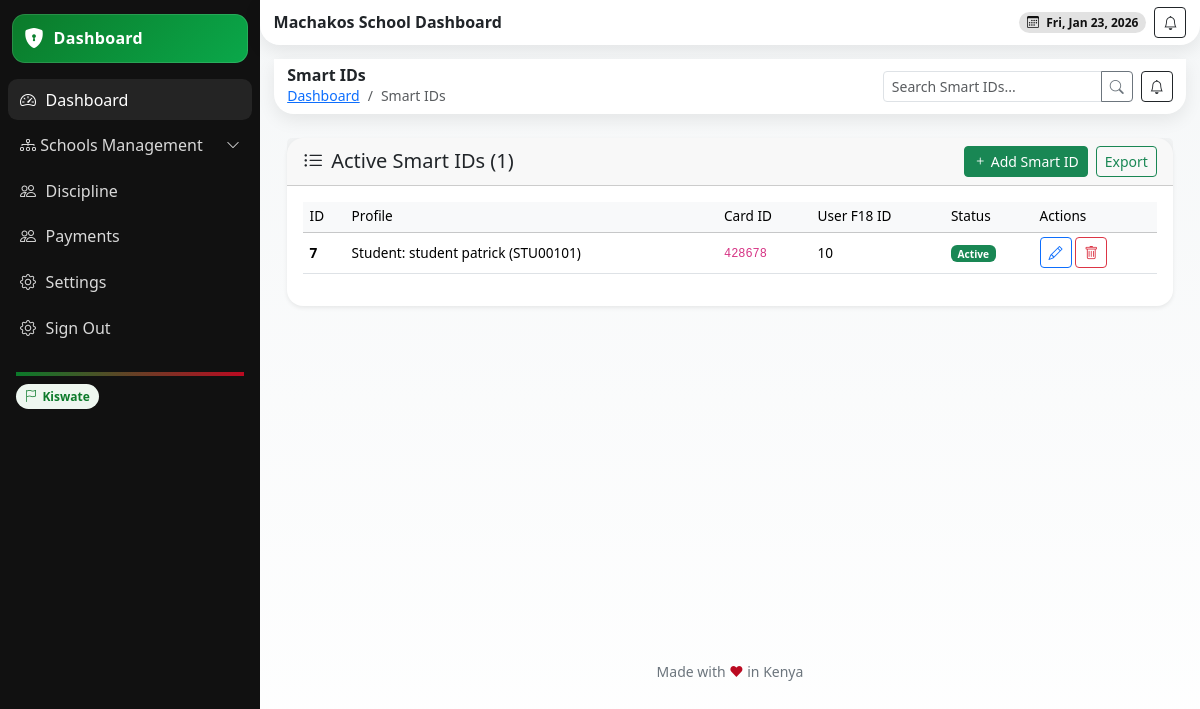
The page /smartids/ (signed in) on the database its author committed.
### school/models.py (models this page shows, shortened)
class School(models.Model):
    name = models.CharField(max_length=255)
    school_admin = models.OneToOneField(User, on_delete=models.CASCADE, related_name='school_admin_profile')
    code = models.CharField(max_length=50, unique=True)
    address = models.TextField(blank=True)
    contact_email = models.EmailField()
    contact_phone = models.CharField(max_length=15)
    county = models.ForeignKey(County, on_delete=models.SET_NULL, null=True, blank=True)
    city = models.ForeignKey(City, on_delete=models.SET_NULL, null=True, blank=True)
    constituency = models.ForeignKey(Constituency, on_delete=models.SET_NULL, null=True, blank=True)
    sub_county = models.ForeignKey(SubCounty, on_delete=models.SET_NULL, null=True, blank=True)
    ward = models.ForeignKey(Ward, on_delete=models.SET_NULL, null=True, blank=True)
    created_at = models.DateTimeField(auto_now_add=True)
    is_active = models.BooleanField(default=True)

class SmartID(models.Model):
    profile = models.OneToOneField(User, on_delete=models.CASCADE)
    id_uuid = models.UUIDField(default=uuid.uuid4, editable=False, unique=True)
    card_id = models.CharField(max_length=100, unique=True, db_index=True)  # Physical card ID
    user_f18_id = models.CharField(max_length=100, unique=True, db_index=True)
    qr_code = models.ImageField(upload_to='smart_ids/', blank=True)  # Generated QR
    is_active = models.BooleanField(default=True)
    biometric_data = models.JSONField(blank=True, null=True)  # Optional biometric hash
    issued_at = models.DateTimeField(auto_now_add=True)
    last_used = models.DateTimeField(blank=True, null=True)  # Last time the ID was used
    school = models.ForeignKey(School, on_delete=models.CASCADE, related_name='smart_ids')

class Student(models.Model):
    user = models.OneToOneField(User, on_delete=models.CASCADE)
    student_id = models.CharField(max_length=50, unique=True, db_index=True)
    date_of_birth = models.DateField()
    gender = models.CharField(max_length=10, choices=GENDER_CHOICES)
    enrollment_date = models.DateField()
    grade_level = models.ForeignKey(Grade, on_delete=models.CASCADE, related_name='students')
    stream = models.ForeignKey(Streams, on_delete=models.CASCADE, related_name='student_stream', blank=True, null=True)
    bio = models.TextField(blank=True)
    parents = models.ManyToManyField(Parent, blank=True, related_name='children')
    profile_picture = models.ImageField(upload_to='students/', blank=True)
    school = models.ForeignKey(School, on_delete=models.CASCADE)
    is_active = models.BooleanField(default=True)

### userauths/models.py (models this page shows)
class User(AbstractUser):
    COUNTRY_CURRENCY_MAP = {
        'KENYA': 'KES',
        'UGANDA': 'UGX',
    }
    username = None  # Disable username field
    phone_number = models.CharField(max_length=15, unique=True)
    country = models.CharField(max_length=15,blank=True, null=True)
    email = models.EmailField(unique=True)
    first_name = models.CharField(max_length=50)
    last_name = models.CharField(max_length=50)
    is_staff = models.BooleanField(default=False)
    is_superuser = models.BooleanField(default=False)
    is_admin = models.BooleanField(default=False)
    school_staff = models.BooleanField(default=False)
    is_student = models.BooleanField(default=False)
    is_teacher = models.BooleanField(default=False)
    is_parent = models.BooleanField(default=False)
    is_active = models.BooleanField(default=True)
    is_verified = models.BooleanField(default=False)
    created_at = models.DateTimeField(auto_now_add=True)
    updated_at = models.DateTimeField(auto_now=True)
    objects = CustomUserManager()
    USERNAME_FIELD = 'email'  # Use email as the username field
    REQUIRED_FIELDS = ['first_name', 'last_name', 'phone_number']  # Required fields for createsuperuser
    class Meta:
        ordering = ['-created_at']
    def __str__(self):
        return self.email

### school/views.py (the view, shortened to what this page needs)
# urls.py: path('smartids/', views.smartid_list, name='smartid-list'),
@login_required
def smartid_list(request):
    school = getattr(request.user, "school_admin_profile", None)
    if not isinstance(school, School):
        logger.warning(f"Permission denied for user {request.user.email}")
        messages.error(request, "You do not have permission to access Smart IDs.")
        return redirect("school:dashboard")
    query = request.GET.get('q', '')
    smartids = SmartID.objects.filter(
        school=school,
        is_active=True
    ).select_related(
        'profile',
        'profile__student',
        'profile__staffprofile'
    )
    form = SmartIDForm(school=school)
    return render(request, 'school/smartid_list.html', {
        'smartids': smartids,
        'form': form,
        'school': school,
        'query': query,
    })

### school/forms.py
class SmartIDForm(BaseForm):
    class Meta:
        model = SmartID
        fields = ['profile', 'card_id', 'user_f18_id', 'is_active']
        widgets = {
            'card_id': forms.TextInput(attrs={'placeholder': 'Physical card serial'}),
            'user_f18_id': forms.TextInput(attrs={'placeholder': 'F18 user ID'}),
        }
    def __init__(self, *args, school=None, **kwargs):
        super().__init__(*args, school=school, **kwargs)
        if school:
            self.fields['profile'].queryset = User.objects.filter(
                Q(student__school=school) |
                Q(staffprofile__school=school) |
                Q(parent__school=school)
            ).distinct().select_related(
                'student',
                'staffprofile',
                'parent'
            )

### templates/school/smartid_list.html (shortened to what this page needs)
{% extends 'school/base.html' %}
{% load static %}
{% block content %}
<header class="header d-flex align-items-center justify-content-between">
<div class="d-flex align-items-center gap-2">
<div>
<h6 class="m-0 fw-bold">Smart IDs</h6>
<nav aria-label="breadcrumb" class="small">
<ol class="breadcrumb mb-0">
<li class="breadcrumb-item"><a href="{% url 'school:dashboard' %}">Dashboard</a></li>
<li class="breadcrumb-item active" aria-current="page">Smart IDs</li>
</ol>
</nav>
</div>
</div>
<div class="d-flex align-items-center gap-2">
<form method="get" class="d-inline">
<div class="input-group input-group-sm" style="width: 250px;">
<input type="text" name="q" class="form-control" placeholder="Search Smart IDs..." value="{{ query }}">
<button class="btn btn-outline-secondary" type="submit"><i class="bi bi-search"></i></button>
</div>
</form>
<button class="btn btn-sm btn-outline-dark"><i class="bi bi-bell"></i></button>
</div>
</header>
<section class="content container-fluid py-4">
<div class="card shadow-sm border-0 rounded-4">
<div class="card-header d-flex justify-content-between align-items-center">
<h5 class="mb-0"><i class="bi bi-list-ul me-2"></i>Active Smart IDs ({{ smartids.count }})</h5>
<div class="d-flex gap-2">
<button class="btn btn-sm btn-success" data-bs-toggle="modal" data-bs-target="#smartIDModal" data-mode="create">
<i class="bi bi-plus"></i> Add Smart ID
</button>
<a href="#" class="btn btn-sm btn-outline-success" data-bs-toggle="modal" data-bs-target="#exportModal">Export</a>
</div>
</div>
<div class="card-body">
<div class="table-responsive">
<table class="table table-hover align-middle">
<thead class="table-light">
<tr>
<th>ID</th>
<th>Profile</th>
<th>Card ID</th>
<th>User F18 ID</th>
<th>Status</th>
<th>Actions</th>
</tr>
</thead>
<tbody>
              {% for smartid in smartids %}
<tr>
<td><strong>{{ smartid.id }}</strong></td>
<td>
    {% if smartid.profile.student %}
        Student: {{ smartid.profile.get_full_name }} ({{ smartid.profile.student.student_id }})
    {% elif smartid.profile.staffprofile %}
        Staff: {{ smartid.profile.get_full_name }} ({{ smartid.profile.staffprofile.staff_id }})
    {% else %}
        {{ smartid.profile.get_full_name }}
    {% endif %}
</td>
<td><code>{{ smartid.card_id }}</code></td>
<td>{{ smartid.user_f18_id }}</td>
<td>
    {% if smartid.is_active %}
    <span class="badge bg-success">Active</span>
    {% else %}
    <span class="badge bg-secondary">Inactive</span>
    {% endif %}
</td>
<td>
<button class="btn btn-sm btn-outline-primary" data-bs-toggle="modal" data-bs-target="#smartIDModal" data-mode="edit"
data-id="{{ smartid.id }}" data-profile_id="{{ smartid.profile.id }}" data-card_id="{{ smartid.card_id|escapejs }}"
data-user_f18_id="{{ smartid.user_f18_id|escapejs }}" data-is_active="{% if smartid.is_active %}true{% else %}false{% endif %}">
<i class="bi bi-pencil"></i>
</button>
<button class="btn btn-sm btn-outline-danger" data-bs-toggle="modal" data-bs-target="#deleteModal"
data-id="{{ smartid.id }}" data-card_id="{{ smartid.card_id|escapejs }}">
<i class="bi bi-trash"></i>
</button>
</td>
</tr>
              {% empty %}
<tr><td colspan="6" class="text-center text-muted py-4">No Smart IDs found. Create one above.</td></tr>
              {% endfor %}
</tbody>
</table>
</div>
</div>
</div>
</section>
{% endblock %}

### templates/school/base.html (shortened to what this page needs)
{% load static %}
{% load tz %}
{% load widget_tweaks %}
{% load dict_extras %}
{% load dict_filters %}
{% load dict_filter %}
<!DOCTYPE html>
<html lang="en">
<head>
  <link href="https://cdn.jsdelivr.net/npm/bootstrap@5.3.3/dist/css/bootstrap.min.css" rel="stylesheet" />
  <link href="https://cdn.jsdelivr.net/npm/bootstrap-icons@1.11.3/font/bootstrap-icons.css" rel="stylesheet" />
  <link href="https://cdn.jsdelivr.net/npm/aos@2.3.4/dist/aos.css" rel="stylesheet" />
</head>
<body>
  <div class="app">
    <aside class="sidebar" id="sidebar">
      <div class="brand" data-aos="fade-right">
        <i class="bi bi-shield-lock-fill"></i>
         <span>{% if request.user.is_superuser %}Admin Dashboard{% elif request.user.is_teacher %} Teacher Dashboard
          {% elif request.user.is_parent %} Parent Dashboard{% elif request.user.is_student %} Student Dashboard{% elif request.user.is_school_staff %} Staff Dashboard {% else %} Dashboard {% endif %}</span></a>
      </div>
      <nav class="d-flex flex-column gap-1">
      <a class="side-link active" href="{% url 'school:dashboard' %}">
        <i class="bi bi-speedometer2"></i> Dashboard
      </a>
      <a class="side-link d-flex justify-content-between align-items-center"
        data-bs-toggle="collapse" href="#agencyMenu" role="button" aria-expanded="false" aria-controls="agencyMenu">
        <span><i class="bi bi-diagram-3"></i> Schools Management</span>
        <i class="bi bi-chevron-down small"></i>
      </a>
      <a class="side-link" href="{% url 'school:school-discipline' %}"><i class="bi bi-people"></i> Discipline</a>
      <a class="side-link" href=""><i class="bi bi-people"></i> Payments</a>
      <a class="side-link" href="{% url 'school:school-settings' %}"><i class="bi bi-gear"></i> Settings</a>
      <a class="side-link" href="{% url 'userauths:sign-out' %}">
        <i class="bi bi-gear"></i> Sign Out
      </a>
    </nav>
      <div class="mt-3 p-2 small text-secondary">
        <div class="k-accent mb-2"></div>
        <div><span class="k-pill"><i class="bi bi-flag"></i> Kiswate</span></div>
      </div>
    </aside>
    <main class="main">
      <header class="header d-flex align-items-center justify-content-between">
        <div class="d-flex align-items-center gap-2">
          <h6 class="m-0 fw-bold">{{school.name}} Dashboard</h6>
        </div>
        <div class="d-flex align-items-center gap-2">
          <span class="badge badge-dark rounded-pill px-2 py-1"><i class="bi bi-calendar3 me-1"></i> <span id="today"></span></span>
          <button class="btn btn-sm btn-outline-dark"><i class="bi bi-bell"></i></button>
        </div>
      </header>
      <section class="content container-fluid" style="min-height: 600px;">
        {% block content %} {% endblock %}
      </section>
      <div class="text-center small text-secondary my-3">Made with <span style="color:var(--kenya-red)">❤</span> in Kenya</div>
    </main>
  </div>
</body>
</html>

### templates/school/base.html (style rules this page uses)
:root { --kenya-green: #0b7a2a; --kenya-red: #bb0a21; --kenya-black: #111111; --kenya-white: #ffffff; --kenya-grey: #f5f7f8; --radius-xl: 1.25rem; --shadow-soft: 0 6px 18px rgba(0,0,0,.08); --space-compact: .5rem; }
html, body { height: 100%; }
body { background: linear-gradient(180deg, var(--kenya-grey), #fff); }
.app { display: grid; grid-template-columns: 260px 1fr; min-height: 100vh; }
.sidebar { background: var(--kenya-black); color: var(--kenya-white); position: sticky; top: 0; height: 100vh; padding: var(--space-compact); }
.brand { display: flex; align-items: center; gap: .6rem; padding: .6rem .75rem; border-radius: .8rem; background: linear-gradient(135deg, var(--kenya-green), #0aa84a); box-shadow: inset 0 0 0 1px rgba(255,255,255,.12); margin: .35rem .25rem 1rem; }
.brand i { font-size: 1.25rem; color: var(--kenya-white); }
.brand span { font-weight: 700; letter-spacing: .3px; }
.side-link { color: #d9d9d9; text-decoration: none; display: flex; align-items: center; gap: .6rem; padding: .55rem .75rem; border-radius: .6rem; }
.side-link:hover, .side-link.active { background: rgba(255,255,255,.08); color: #fff; }
.header { background: #fff; box-shadow: var(--shadow-soft); border-radius: 0 0 var(--radius-xl) var(--radius-xl); padding: .45rem .85rem; position: sticky; top: 0; z-index: 10; }
.content { padding: .85rem; }
.k-pill { display: inline-flex; align-items: center; gap: .35rem; border-radius: 999px; padding: .2rem .55rem; font-size: .75rem; background: #eef7f0; color: var(--kenya-green); font-weight: 600; }
.k-accent { height: 4px; background: linear-gradient(90deg, var(--kenya-green), var(--kenya-red)); }
.badge-dark { background: rgba(17,17,17,.12); color: var(--kenya-black); }
.table { font-size: 0.85rem; }
.table td, .table th { padding: 0.3rem 0.4rem; vertical-align: middle; }
.table thead th { font-weight: 500; background-color: #f8f9fa; }

### rows shown on the page
School: name "Machakos School"
SmartID: id "7", profile.get_full_name "student patrick", profile.student.student_id "STU00101", card_id "428678", user_f18_id "10", is_active "Active"

### other values the page prints
{{ smartids.count }} "1"
